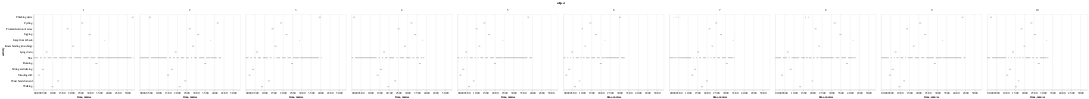

Notebook source saved alongside this figure:
### Code cell
alt.Chart(activity_length_df).mark_rule().encode(
    y = alt.Y('activity:N'),
    x = alt.X('start:T', axis=alt.Axis(title='time, mm:ss', format =('%M:%S'))),
    x2 = alt.X2('end:T')
).properties(
    width = 800/2,
    height= 300
).facet(
    column='subject:Q', 
    columns=2
)

### Figure 1 — Vega-Lite specification as saved in the notebook (floating-point values rounded to 4 significant figures; data arrays with more than 128 entries replaced by an {"elided": "..."} marker saying what was removed)
{"config": {"view": {"continuousWidth": 400, "continuousHeight": 300}}, "data": {"name": "data-9f71efbe3691ac045f84c55191aa6003"}, "facet": {"column": {"type": "quantitative", "field": "subject"}}, "spec": {"mark": "rule", "encoding": {"x": {"type": "temporal", "axis": {"format": "%M:%S", "title": "time, mm:ss"}, "field": "start"}, "x2": {"field": "end"}, "y": {"type": "nominal", "field": "activity"}}, "height": 300, "width": 400.0}, "columns": 2, "$schema": "https://vega.github.io/schema/vega-lite/v4.8.1.json", "datasets": {"data-9f71efbe3691ac045f84c55191aa6003": {"elided": "262 records"}}}
